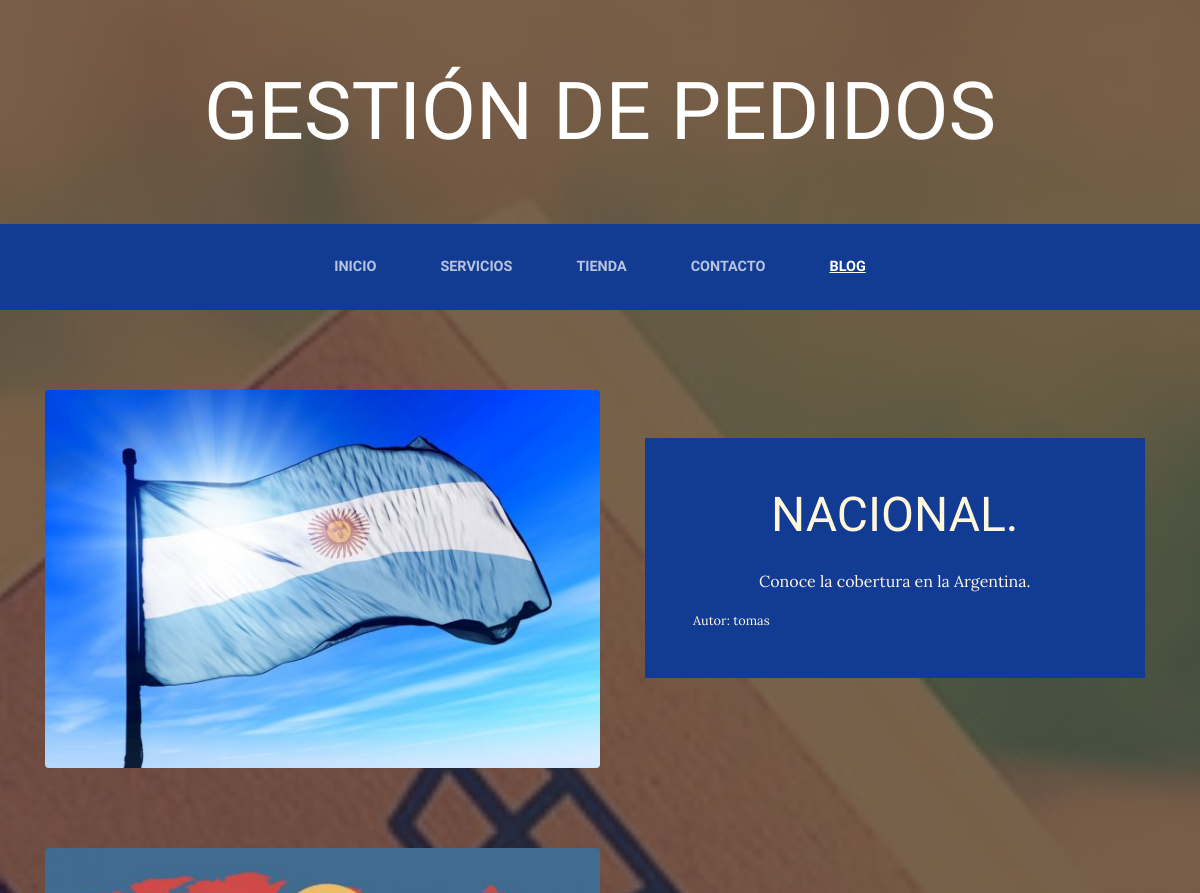
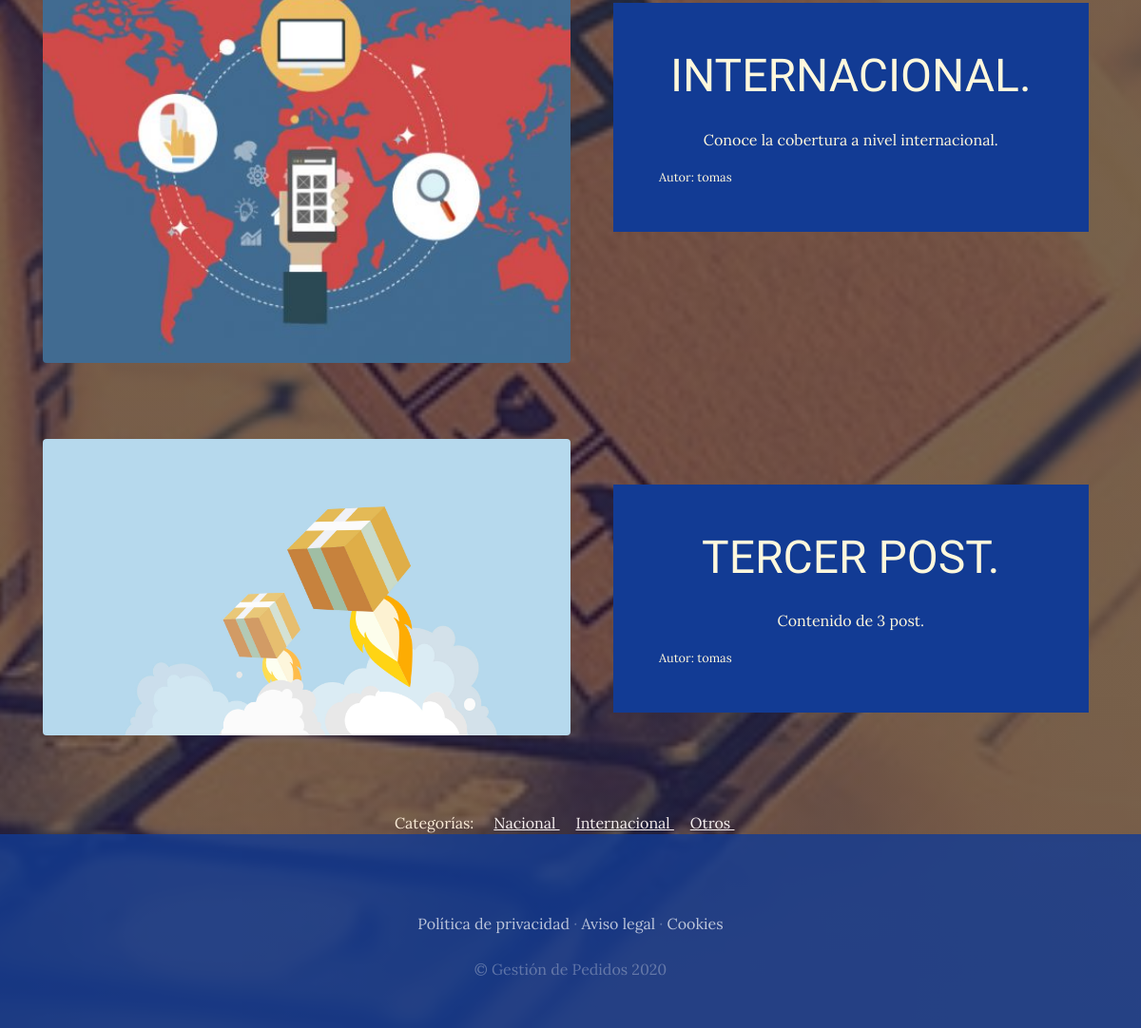
Screenshot of /blog/ with the database file from the repository (2 pictures, top to bottom).
### blog/models.py (models this page shows, shortened)
class Post(models.Model):
    titulo = models.CharField(max_length= 50)
    contenido = models.CharField(max_length= 50)
    imagen = models.ImageField(upload_to = 'blog', null=True, blank=True)  #opcional poner una imagen
    autor = models.ForeignKey(User, on_delete=models.CASCADE)
    categorias_post = models.ManyToManyField(Categoria)
    created = models.DateTimeField(auto_now_add= True)
    updated = models.DateTimeField(auto_now_add= True)
    class Meta:
        verbose_name = 'post'
        verbose_name_plural = 'posts'

class Categoria(models.Model):
    nombre = models.CharField(max_length= 50)
    created = models.DateTimeField(auto_now_add= True)
    updated = models.DateTimeField(auto_now_add= True)
    class Meta:
        verbose_name = 'categoria'
        verbose_name_plural = 'categorias'

### blog/views.py (the view)
# urls.py: 2. Add a URL to urlpatterns:  path('blog/', include('blog.urls'))
def blog(request):
    posts = Post.objects.all() #importo todos los objetos que tengo en la clase Servicio
    return render(request,"blog/blog.html", {'posts': posts})

### carro/context_processor.py (called while the page is built)
def importe_total_carro(request):
    total=0
    if request.user.is_authenticated:
        for key, value in request.session["carro"].items():
            total=total+(float(value["precio"])*value["cantidad"])
    else: return {"importe_total_carro":total}

### blog/templates/blog/blog.html
{% extends "ProyectoWebApp/base.html" %}
{% load static %}
{% block content %}
  {%for post in posts%}
   <section class="page-section clearfix">
    <div class="container">
      <div class="intro">
        <img class="intro-img img-fluid mb-3 mb-lg-0 rounded" src="{{post.imagen.url}}" alt="" style="width:50%;">
        <div class="intro-text left-0 text-center bg-faded p-5 ">
          <h2 class="section-heading mb-4">
            <span class="section-heading-lower">{{post.titulo}}</span>
          </h2>
          <p>
            <span class="section-heading-upper py-lg-3">{{post.contenido}}</span>
          </p>
        <div style="text-align:left; font-size: 0.8em;">
          Autor: {{post.autor}}
        </div>
        </div>
      </div>
    </div>
  </section>
  {% endfor %}
  <section>
    <div style="width: 75%; ; margin:auto; text-align: center; color: antiquewhite;">
      Categorías: &nbsp;&nbsp;&nbsp;
      {%for post in posts%}
        {% for categoria in post.categorias_post.all %}
            <a href="{% url 'categoria' categoria.id %}" class="linksCategorias" > {{categoria.nombre}} </a>  &nbsp;&nbsp;&nbsp;
        {% endfor %}
      {% endfor %}
    </div>
  </section>
{% endblock %}

### ProyectoWebApp/templates/ProyectoWebApp/base.html (shortened to what this page needs)
<html>
<head>
    {%load static%}
    <link href="{% static 'ProyectoWebApp/vendor/bootstrap/css/bootstrap.min.css' %}" rel="stylesheet">
    <link href="{% static 'ProyectoWebApp/css/gestion.css' %}" rel="stylesheet">
</head>
<body>
    <h1 class="site-heading text-center text-white d-none d-lg-block">
        <span class="site-heading-lower">Gestión de Pedidos</span>
      </h1>
 <nav class="navbar navbar-expand-lg navbar-dark py-lg-4" id="mainNav">
    <div class="container">
      <div class="collapse navbar-collapse" id="navbarResponsive">
        <ul class="navbar-nav mx-auto">
          <li class="nav-item {% if request.path == '/' %}active{% endif %} px-lg-4">
            <a class="nav-link text-uppercase text-expanded" href="{% url 'Inicio' %}">Inicio</a>
          </li>
          <li class="nav-item {% if request.path == '/servicios/' %}active{% endif %} px-lg-4">
            <a class="nav-link text-uppercase text-expanded" href="{% url 'Servicios' %}">Servicios</a>
          </li>
          <li class="nav-item {% if request.path == '/tienda/' %}active{% endif %} px-lg-4">
            <a class="nav-link text-uppercase text-expanded" href="{% url 'Tienda' %}">Tienda</a>
          </li>
          <li class="nav-item {% if request.path == '/contacto/' %}active{% endif %} px-lg-4">
            <a class="nav-link text-uppercase text-expanded" href="{% url 'Contacto' %}">Contacto</a>
          </li>
          <li class="nav-item {% if request.path|slice:':6' == '/blog/' %}active{% endif %} px-lg-4">
            <a class="nav-link text-uppercase text-expanded" href="{% url 'Blog' %}">Blog</a>
          </li>
        </ul>
      </div>
    </div>
  </nav>
  {% block content %}
  {% endblock %}
    <footer class="footer text-faded text-center py-5">
      <div class="container">
        <p class="m-0 mbt">
        	<a href="sample.html" class="link">Política de privacidad</a> ·
        	<a href="sample.html" class="link">Aviso legal</a> ·
        	<a href="sample.html" class="link">Cookies</a>
		</p>
        <p class="m-0 mbt1">&copy; Gestión de Pedidos 2020</p>
      </div>
	</footer>
</body>
</html>

### ProyectoWebApp/static/ProyectoWebApp/css/gestion.css (style rules this page uses)
body { font-family: 'Lora'; background: linear-gradient(rgba(47, 23, 15, 0.65), rgba(47, 23, 15, 0.65)), url("../img/fondo_home.jpg"); background-attachment: fixed; background-position: center; background-size: cover; }
h1, h2, h3, h4, h5, h6 { font-family: 'Yusei Magic'; }
p { line-height: 1.75; }
.text-faded { color: rgba(255, 255, 255, 0.3); }
.site-heading { margin-top: 5rem; margin-bottom: 5rem; text-transform: uppercase; line-height: 1; font-family: 'Raleway'; }
.site-heading .site-heading-lower { font-size: 5rem; font-weight: 100; line-height: 4rem; }
.page-section { margin-top: 5rem; margin-bottom: 5rem; }
.section-heading { text-transform: uppercase; }
.section-heading .section-heading-lower { display: block; font-size: 3rem; font-weight: 100; }
.bg-faded { background-color: rgba(255, 255, 255, 0.85); }
#mainNav { background-color: rgb(18, 59, 148); font-family: 'Raleway'; }
#mainNav .navbar-nav .nav-item .nav-link { color: rgba(255, 255, 255, 0.7); font-weight: 800; }
#mainNav .navbar-nav .nav-item.active .nav-link { color: #ffffff !important; text-decoration: underline; }
@media (min-width: 992px) { #mainNav .navbar-nav .nav-item .nav-link { font-size: 0.9rem; } }
.intro { position: relative; }
@media (min-width: 992px) { .intro .intro-img { width: 75%; float: left; } }
@media (min-width: 992px) { .intro .intro-text { left: 600; width: 60%; margin-top: 3rem; background-color: rgba(18, 59, 148); color: cornsilk; position: absolute; } }
@media (min-width: 1200px) { .intro .intro-text { width: 45%; } }
.footer { background-color: rgba(18, 59, 148, 0.8); }
.mbt { padding-top: 2rem; }
.mbt1 { padding-top: 1.25rem; }
a.link { color: rgba(255, 255, 255, 0.7); }
.linksCategorias { color:rgb(247, 240, 240); text-decoration: underline; }

### rows the page displays
Post: imagen (picture), titulo "NACIONAL.", contenido "Conoce la cobertura en la Argentina.", autor "tomas"
Post: imagen (picture), titulo "INTERNACIONAL.", contenido "Conoce la cobertura a nivel internacional.", autor "tomas"
Post: imagen (picture), titulo "TERCER POST.", contenido "Contenido de 3 post.", autor "tomas"
Categoria: nombre "Nacional"
Categoria: nombre "Internacional"
Categoria: nombre "Otros"
